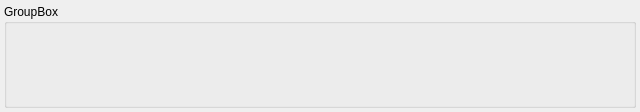
<?xml version="1.0" encoding="UTF-8"?>
<ui version="4.0">
 <class>SynthBase</class>
 <widget class="QWidget" name="SynthBase">
  <property name="geometry">
   <rect>
    <x>0</x>
    <y>0</y>
    <width>640</width>
    <height>112</height>
   </rect>
  </property>
  <property name="sizePolicy">
   <sizepolicy hsizetype="Preferred" vsizetype="Preferred">
    <horstretch>0</horstretch>
    <verstretch>0</verstretch>
   </sizepolicy>
  </property>
  <property name="minimumSize">
   <size>
    <width>640</width>
    <height>112</height>
   </size>
  </property>
  <property name="maximumSize">
   <size>
    <width>640</width>
    <height>112</height>
   </size>
  </property>
  <property name="windowTitle">
   <string>Form</string>
  </property>
  <widget class="QGroupBox" name="SynthBox">
   <property name="geometry">
    <rect>
     <x>4</x>
     <y>4</y>
     <width>632</width>
     <height>104</height>
    </rect>
   </property>
   <property name="minimumSize">
    <size>
     <width>632</width>
     <height>104</height>
    </size>
   </property>
   <property name="maximumSize">
    <size>
     <width>632</width>
     <height>104</height>
    </size>
   </property>
   <property name="title">
    <string>GroupBox</string>
   </property>
   <property name="alignment">
    <set>Qt::AlignLeading|Qt::AlignLeft|Qt::AlignTop</set>
   </property>
   <property name="flat">
    <bool>false</bool>
   </property>
   <property name="checkable">
    <bool>false</bool>
   </property>
  </widget>
 </widget>
 <resources/>
 <connections/>
</ui>
